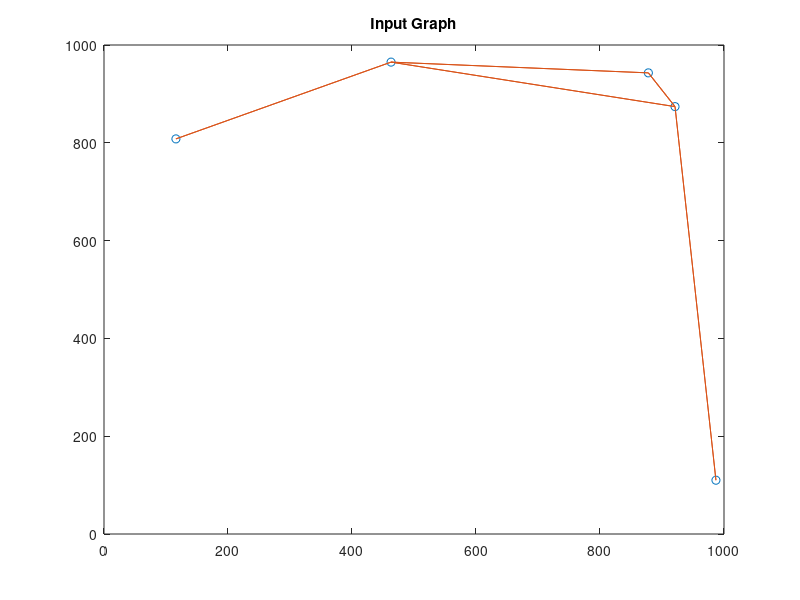

Reproduce this figure in MATLAB. (Note: this script raises an error after producing the figure.)
%% Majid Farzaneh: majid.farzaneh91@gmail.com
% graph-coloring problem, solved by genetic algorithm.
clc
clear 
close all
%% Input Graph:
N_nodes=input('Enter Number of Nodes:');
N_Colors=input('Enter Number of Colors:');
G=zeros(N_nodes);
type=input('Graph Type: Custom(1) / Random(2)?');
if type==1
    % Custom Graph:
    for i=1:N_nodes
        for j=i:N_nodes
            if i~=j
                connectivity=input(['Is there a link between nodes ',num2str(i),' and ',num2str(j), ' ? (0/1) : ']);
                if connectivity==1
                    G(i,j)=1;
                    G(j,i)=1;
                end
            end
        end
    end
else
    % Random Graph:
    for i=1:N_nodes
        for j=i:N_nodes
            if i~=j
                if rand>0.5
                    G(i,j)=1;
                    G(j,i)=1;
                end
            end
        end
    end
end
%% Drawing Graph:
position=randsrc(2,N_nodes,1:1000); 
figure(1),
plot(position(1,:),position(2,:),'o');
title('Input Graph');
hold on
for i=1:N_nodes
    for j=1:N_nodes
        if G(i,j)==1
             line([position(1,i),position(1,j)],[position(2,i),position(2,j)]);
        end
    end
end
hold off
%% Genetic Initialization
Npop=100; % Number of population
MaxGeneration=1000; 
for i=1:Npop
    chromosome{i}=make_a_sol(N_nodes,N_Colors);
end
%% Genetic Optimization:

for iter=1:MaxGeneration
    for i=1:Npop
        costs(i)=cost_fcn(chromosome{i},G,N_Colors);
    end
    [best(iter),bestIDX]=min(costs);
    bestsol=chromosome{bestIDX};
    if best(iter)==0
        disp('--------------------------------');
        disp('Problem Converged Successfully!');
        break;
    end
    figure(2),
    plot(iter,best(iter),'ro')
    title('Genetic Convergence');
    xlabel('Iteration #')
    ylabel('Cost')
    grid()
    hold on
    pause(0.001);
    [~,sortIDX]=sort(costs);
    bests=sortIDX(1:Npop/2);
    for i=1:2:numel(bests)
        parent1=chromosome{bests(i)};
        parent2=chromosome{bests(i+1)};
        child1=crossover(parent1,parent2);
        child1=mutation(child1,N_Colors);
        child2=crossover(parent2,parent1);
        child2=mutation(child2,N_Colors);
        chromosome{sortIDX(end-i+1)}=child1;
        chromosome{sortIDX(end-i)}=child2;
    end
    if iter==MaxGeneration
        disp('Maximum Number of Generation Reached!');
        if best(iter)>0
            disp('---------------------------------------------------------');
            disp('Input Graph and input number of colors has cost for GCP');
        end
    end
end
bestsol
%% Create Color Table:
w=9;
Color={[0 0 0],[0 0 1],[0 1 0],[0 1 1],[1 0 0],[1 0 1],[1 1 0],[1 1 1]};
stepsize=0.1;
for i=0.1:stepsize:0.9
    for j=0.1:stepsize:0.9
        for k=0.1:stepsize:0.9
            Color{w}=[i j k];
            w=w+1;
        end
    end
end
%% Drawing Colored Graph:
figure(3),
for i=1:N_nodes
    for j=1:N_nodes
        if G(i,j)==1
             line([position(1,i),position(1,j)],[position(2,i),position(2,j)]);
             hold on
        end
    end
end
for i=1:N_nodes  
    plot(position(1,i),position(2,i),'o','MarkerFaceColor',Color{bestsol(i)},'MarkerEdgeColor',Color{bestsol(i)},'MarkerSize',11);
    text(position(1,i),position(2,i),num2str(bestsol(i)),'color','r')
    hold on
end
title('Colored Graph');